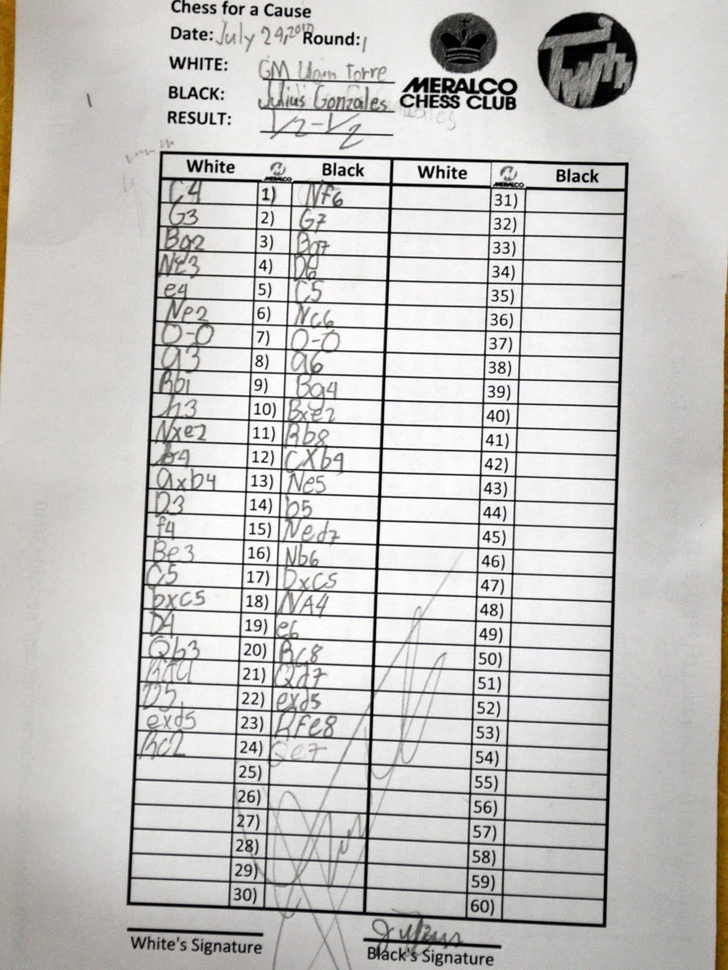
#> input picture sample_scoresheet.png, 728 x 970 px, shrunk from 1201 x 1600 before the run
$ python tesseract_test.py
#> lines starting #> are read from the running program, lines starting #| are printed output that depends on the picture; after the words box and inside, x2 and y2 are one past the last pixel; in counts of white or black regions, pixels touching at a corner belong together
import cv2
import pytesseract
import numpy as np

img = cv2.imread("sample_scoresheet.png")
#> img is the input picture: shape (970, 728, 3); mean B, G, R 194.9, 197, 198.9
def get_grayscale(image):
    return cv2.cvtColor(image, cv2.COLOR_BGR2GRAY)

# noise removal
def remove_noise(image):
    return cv2.medianBlur(image,5)

#thresholding
def thresholding(image):
    return cv2.threshold(image, 0, 255, cv2.THRESH_BINARY + cv2.THRESH_OTSU)[1]
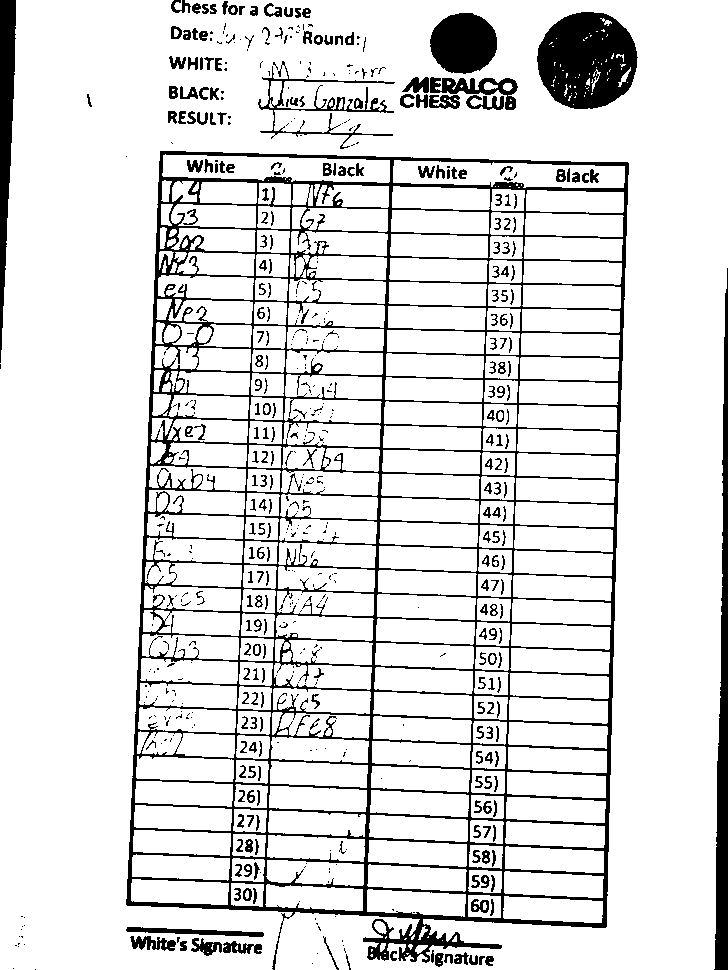
#> returned value: shape (970, 728); 87.2% white; 576 black regions (294 under 20 px), largest, box (x1, y1, x2, y2) and area: (126, 151, 629, 970) 52841, (537, 12, 638, 109) 7286, (714, 268, 728, 970) 5200

#dilation
def dilate(image):
    kernel = np.ones((5,5),np.uint8)
    return cv2.dilate(image, kernel, iterations = 1)

#erosion
def erode(image):
    kernel = np.ones((5,5),np.uint8)
    return cv2.erode(image, kernel, iterations = 1)

#opening - erosion followed by dilation
def opening(image):
    kernel = np.ones((5,5),np.uint8)
    return cv2.morphologyEx(image, cv2.MORPH_OPEN, kernel)
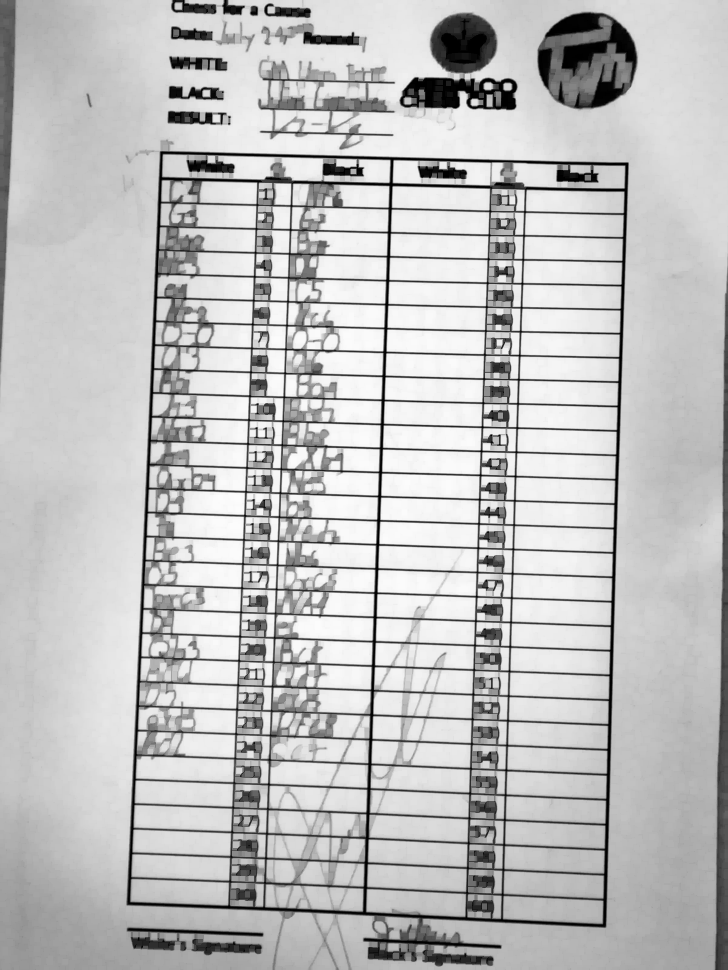
#> returned value: shape (970, 728); min 0, max 252, mean 190.7

#canny edge detection
def canny(image):
    return cv2.Canny(image, 100, 200)
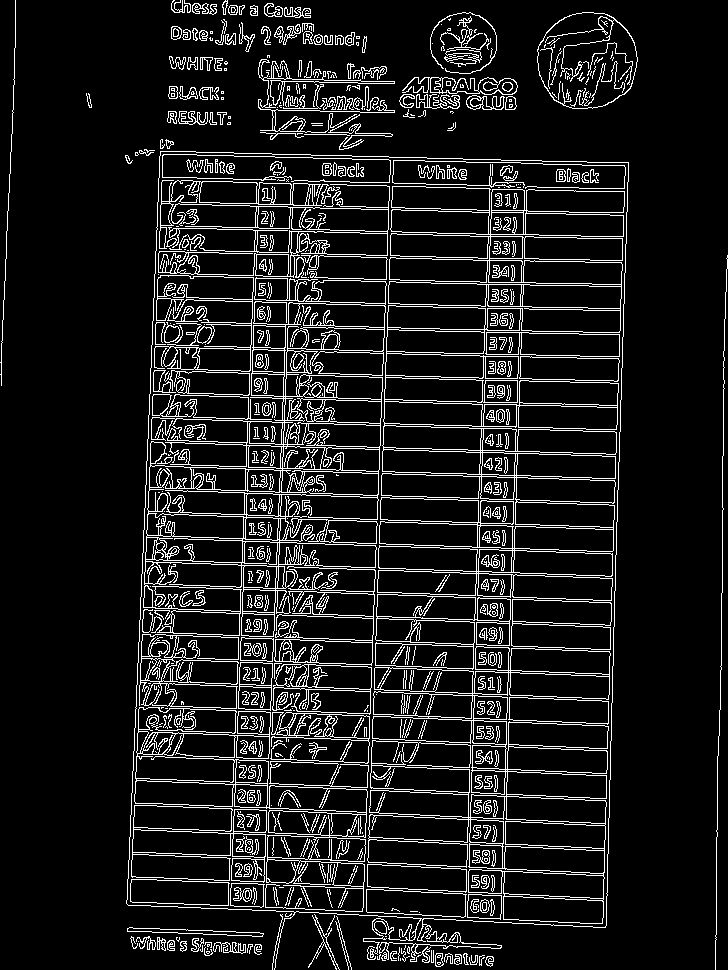
#> returned value: shape (970, 728); 10.3% white in thin lines or dots

#skew correction
def deskew(image):
    coords = np.column_stack(np.where(image > 0))
    angle = cv2.minAreaRect(coords)[-1]
    if angle < -45:
        angle = -(90 + angle)
    else:
        angle = -angle
    (h, w) = image.shape[:2]
    center = (w // 2, h // 2)
    M = cv2.getRotationMatrix2D(center, angle, 1.0)
    rotated = cv2.warpAffine(image, M, (w, h), flags=cv2.INTER_CUBIC, borderMode=cv2.BORDER_REPLICATE)
    return rotated

#template matching
def match_template(image, template):
    return cv2.matchTemplate(image, template, cv2.TM_CCOEFF_NORMED)
gray = get_grayscale(img)
thresh = thresholding(gray)
opening = opening(gray)
canny = canny(gray)
print(pytesseract.image_to_string(canny))
#> (this line was passed over: pytesseract is not available in this run)

$ run again, with handwritten_essay.jpg saved as sample_scoresheet.png
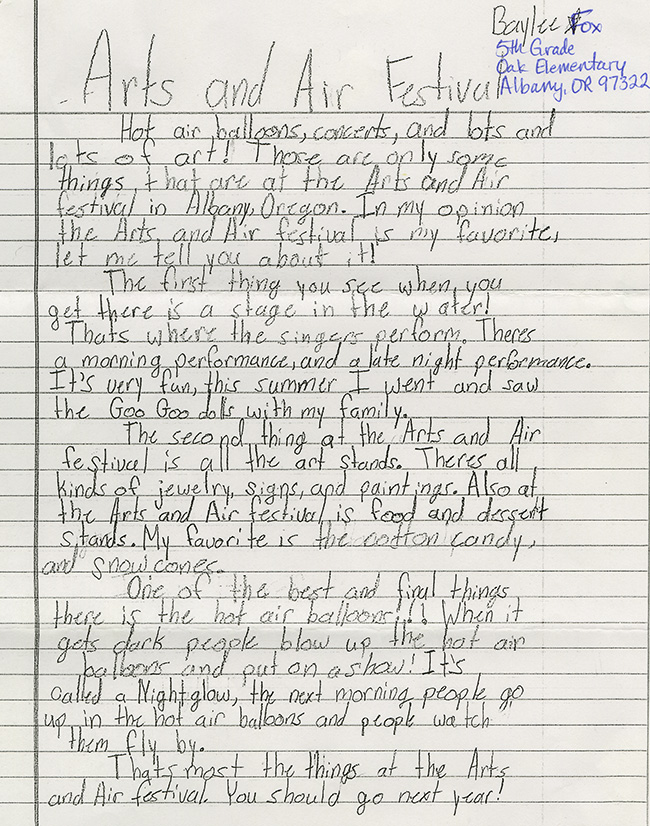
#> input picture handwritten_essay.jpg, 650 x 826 px
#> img is the input picture: shape (826, 650, 3); mean B, G, R 210.3, 215.4, 217
#> in thresholding, `return cv2.threshold(image, 0, 255, cv2.THRESH_BINARY + cv2.THRESH_OTS..`:
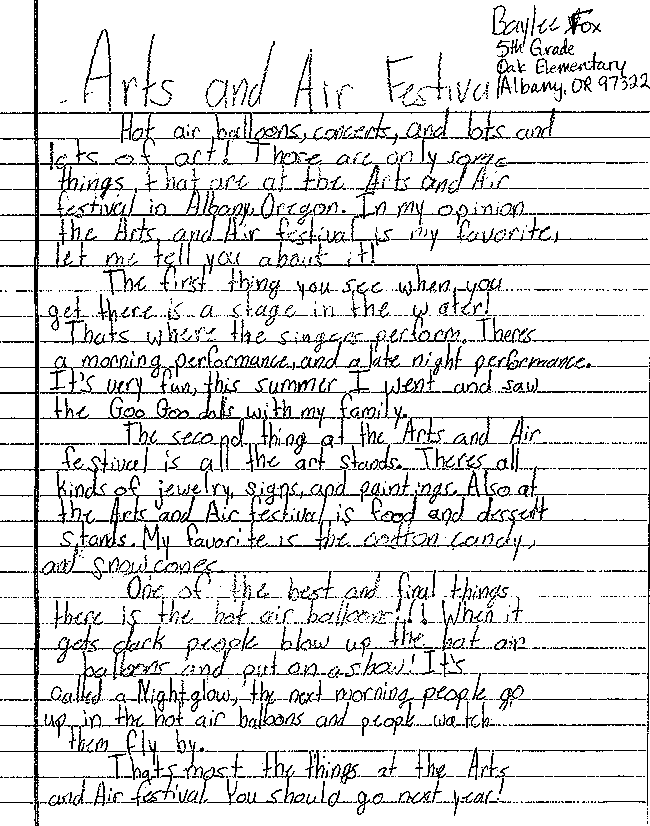
#> returned value: shape (826, 650); 87.8% white; black in thin lines or dots
#> in canny, `return cv2.Canny(image, 100, 200)`:
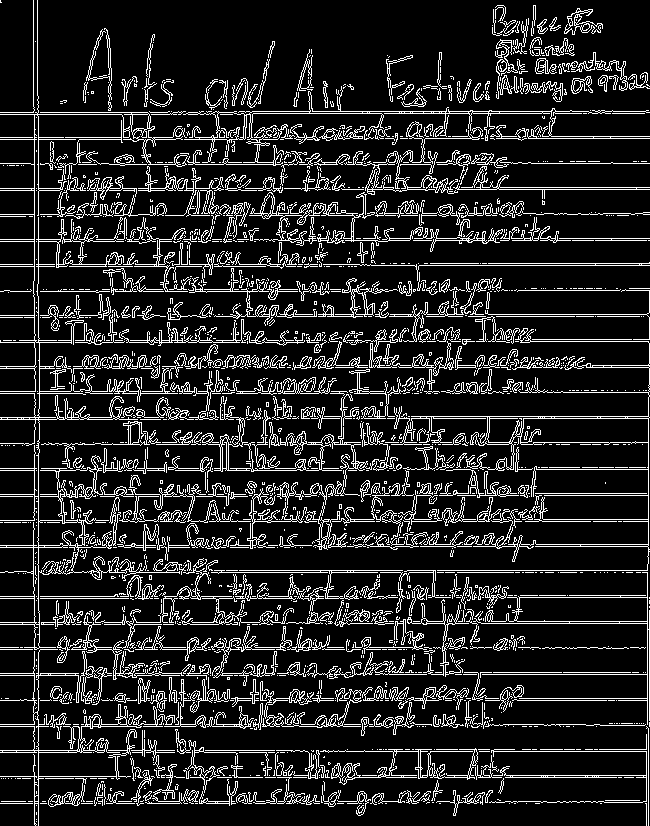
#> returned value: shape (826, 650); 14% white in thin lines or dots

$ run again, with nice_essay.jpg saved as sample_scoresheet.png
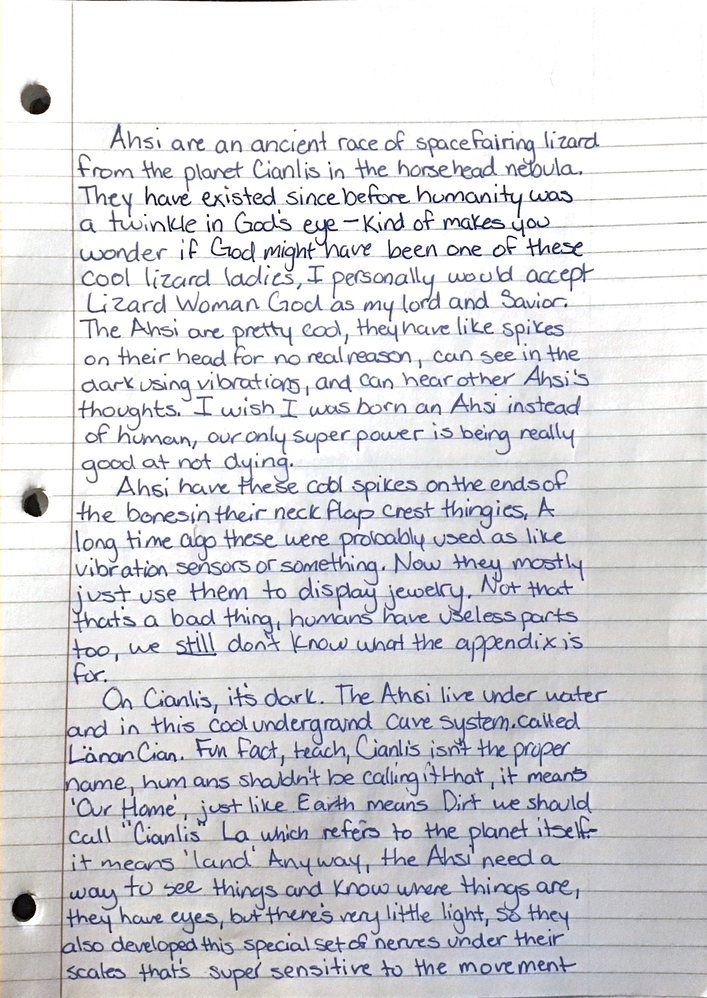
#> input picture nice_essay.jpg, 707 x 998 px, shrunk from 2064 x 2912 before the run
#> img is the input picture: shape (998, 707, 3); mean B, G, R 220.4, 215.6, 215.5
#> in thresholding, `return cv2.threshold(image, 0, 255, cv2.THRESH_BINARY + cv2.THRESH_OTS..`:
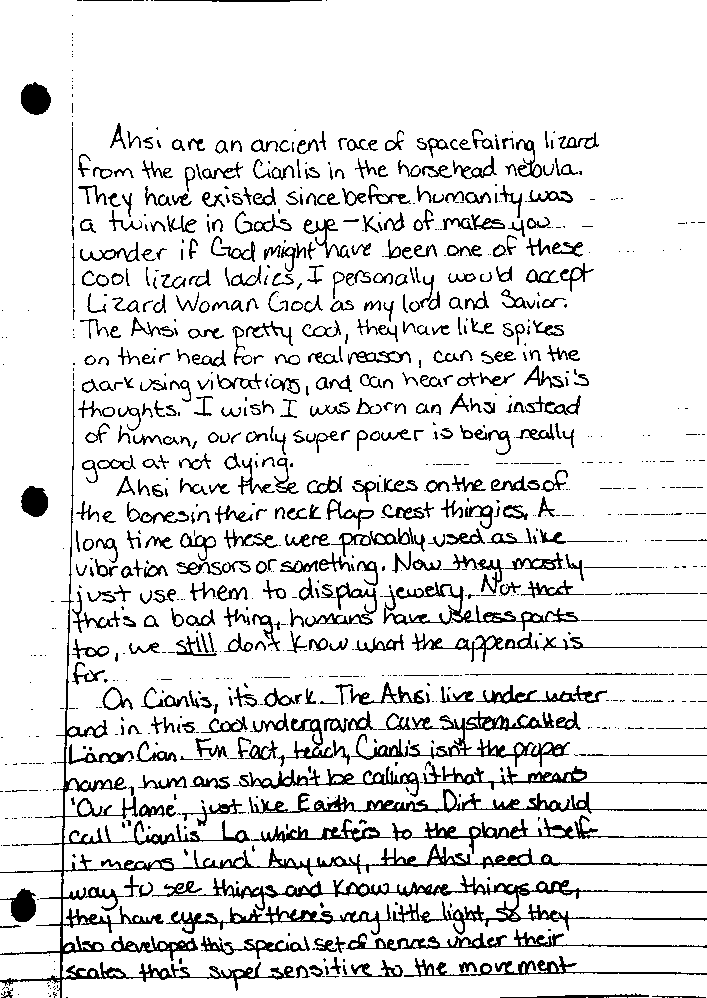
#> returned value: shape (998, 707); 88% white; black in thin lines or dots
#> in canny, `return cv2.Canny(image, 100, 200)`:
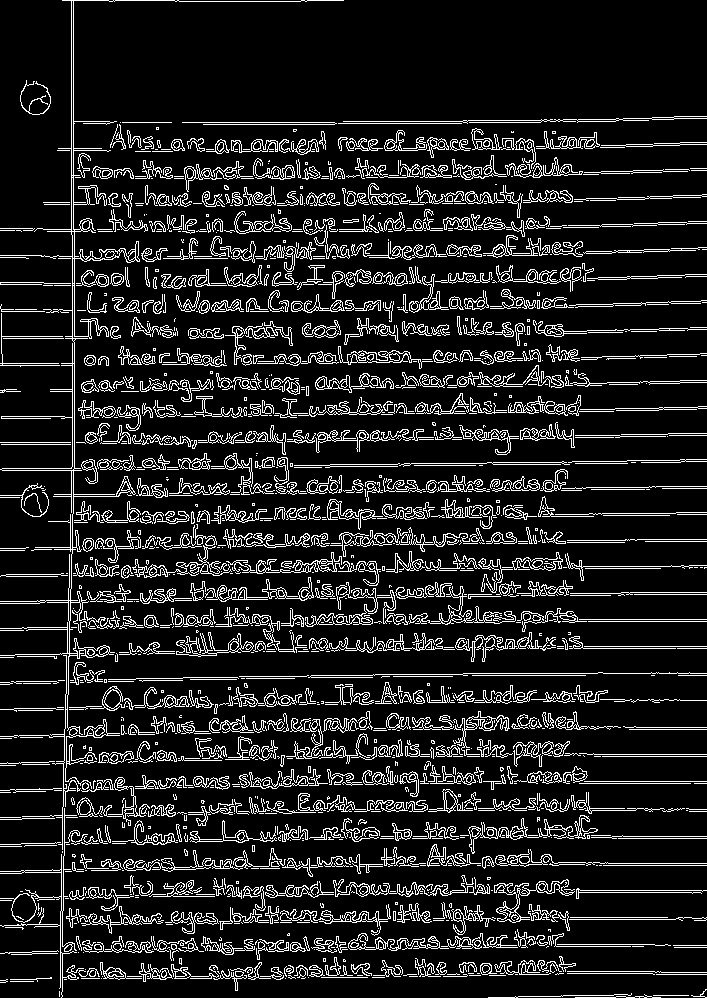
#> returned value: shape (998, 707); 12.6% white in thin lines or dots
